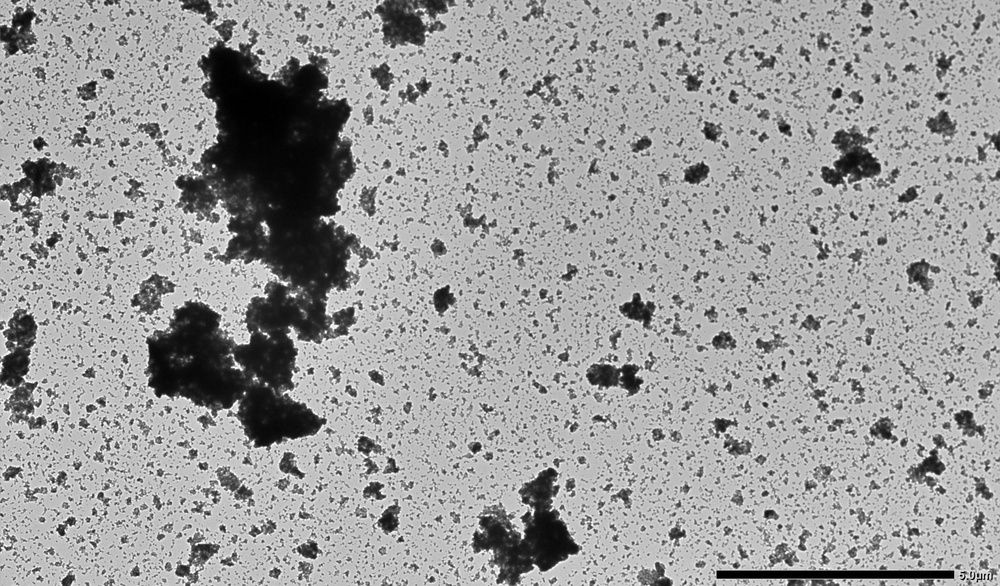
#> input picture p drive .exe auto aggregate counter program/5064-66B_x2000(5).jpg, 1000 x 586 px, shrunk from 5688 x 3336 before the run; its folder holds only this picture in this run
$ python 'TEM auto aggregate measurer 0.1.py'
#> lines starting #> are read from the running program, lines starting #| are printed output that depends on the picture; after the words box and inside, x2 and y2 are one past the last pixel; in counts of white or black regions, pixels touching at a corner belong together
#!/usr/bin/env python
# coding: utf-8

# In[3]:


import pandas as pd
import matplotlib.pyplot as plt
import numpy as np
from matplotlib.backends.backend_pdf import PdfPages
from skimage import io, filters, measure, morphology, util, color
from skimage.measure import find_contours
from pathlib import Path
from scipy.spatial import ConvexHull
from scipy import ndimage as ndi
import os
import json
from skimage.segmentation import clear_border


# In[4]:


while True:
    print("\n" + "="*60)
    print("              TEM BATCH IMAGE PROCESSOR")
    print("="*60)
    print(" Pipeline Configuration Options:")
    print(" [1] Fully Automatic  (Use calculated suggestions for all images)")
    print(" [2] Manual Tweak     (Specify custom thresholds and dynamic offset scaling)")
    print(" [3] Close the program")
    print("="*60)

    while True:
        mode_selection = input("Select processing path (1, 2, or 3): ").strip()
        if mode_selection in ["1", "2", "3"]:
            break
        print("ERROR: Invalid entry! Please enter only the number 1, 2, or 3.")
#> this loop made 4 passes; the answer given on pass 1: 5064-66B_x2000(5).jpg

    if mode_selection == "3":
        print('Are you sure you want to exit?')
        confirm = input('-> press 3 to confirm, press any other key to return to main menu: ')
        if confirm == "3":
            print("\nGood luck with the data analysis. Goodbye!")
            print("\n                   -Jason D. Orlando Ph.D.")
            break # Breaks the master loop and closes the program safely
        else:
            print("\nReturning to main menu...")
            continue  # Skips the rest of the code block and resets right back to the top options

    # Initialize or reset the state variables for this specific run
    override_min_area = None
    override_bridging_factor = 10  # Default baseline
    offset_multiplier = 1.0       # Default baseline (100% of suggestion)

    if mode_selection == "2":
        print("\n--- CUSTOM VARIABLE MANIPULATION ---")

        # Variable 1: Minimum Particle Area
        while True:
            try:
                area_input = input("1. Enter MINIMUM PARTICLE AREA in pixels (e.g., 500): ").strip()
                override_min_area = int(area_input)
                if override_min_area <= 0:
                    print("ERROR: Area must be a positive integer greater than 0.")
                    continue
                break
            except ValueError:
                print("ERROR: Invalid number. Please enter a whole integer.")

        # Variable 2: Aggregate Bridging Factor
        while True:
            try:
                bridge_input = input("2. Enter AGGREGATE BRIDGING FACTOR (Bridges gaps to form one aggregate, default is 10 pixels): ").strip()
                override_bridging_factor = int(bridge_input)
                if override_bridging_factor <= 0:
                    print("ERROR: Bridging factor must be a positive integer greater than 0.")
                    continue
                break
            except ValueError:
                print("ERROR: Invalid number. Please enter a whole integer.")

        # Variable 3: Adaptive Offset Multiplier
        while True:
            try:
                print("\n Tip: If faint aggregates are being ignored, use a lower multiplier.")
                print("         If background noise is being captured as fake particles, use a higher multiplier.")
                mult_input = input("3. Enter ADAPTIVE OFFSET MULTIPLIER (e.g., 0.8 for stricter, 1.2 for looser, 1.0 for default): ").strip()
                offset_multiplier = float(mult_input)
                if offset_multiplier <= 0:
                    print("ERROR: Multiplier must be a positive value greater than 0.")
                    continue
                break
            except ValueError:
                print("ERROR: Invalid factor. Please enter a decimal or whole number.")

    print("\n" + "="*60)
    print(" Settings locked. Scanning folder for TEM images...")
    print("="*60 + "\n")


    folder = Path.cwd()

    default_calibration = {
        '300kx' : 0.0295, '250kx' : 0.0335, '200kx' : 0.0401, '150kx' : 0.0549,
        '120kx' : 0.0685, '100kx' : 0.0809, '80kx' : 0.0989, '60kx' : 0.1334,
        '50kx' : 0.1605, '40kx' : 0.1994,'25kx' : 0.3175, '20kx' : 0.3906,
        '15kx' : 0.5400, '12kx' : 0.6546, '10kx' : 0.7536, '8kx' : 1.0116,
        '8000x' : 1.0116, '6kx' : 1.3018, '6000x' : 1.3018, '5kx' : 1.5958,
        '5000x' : 1.5958, '4kx' : 1.9327, '4000x' : 1.9327, '3kx' : 2.6101,
        '3000x' : 2.6101, '2.5kx' : 3.2502, '2500x' : 3.2502, '2kx' : 4.0504,
        '2000x': 4.0504, '1.5kx': 5.1795, '1500x': 5.1795, '1.2kx': 6.1085,
        '1200x': 6.1085, '1kx': 7.3085, '1000x': 7.3085, '800x': 8.2870,
        '600x': 12.8533, '500x': 17.2118, '400x': 21.8337, '250x': 28.8653,
    }

    def load_calibration(file_path="calibration data/TEM calibration.txt"):
#> called with file_path = 'calibration data/TEM calibration.txt'
        if not os.path.exists(file_path):
            print(f" Warning: '{file_path}' not found! Using hard coded 12-May-2026 calibration")
            return default_calibration
        try:
            with open(file_path, "r") as f:
#> (reads p drive .exe auto aggregate counter program/calibration data/TEM calibration.txt from the repository)
                calibration_dict = json.load(f)
            print(f"Successfully loaded calibration from '{file_path}'")
            return calibration_dict
        except json.JSONDecodeError:
            print(f" Error: '{file_path}' is formatted incorrectly! Using hard coded 12-May-2026 calibration")
            return default_calibration

    # Generate the active conversion dictionary dynamically
    pixel_nm_conversion = load_calibration()


    for active_file in folder.glob("*.jp*g"):

        # --- 3. GEOMETRY SUGGESTION ENGINE ---
        _img_raw = io.imread(active_file)
#> _img_raw is the input picture: shape (586, 1000, 3); min 0, max 255, mean 157
        _img_temp = color.rgb2gray(_img_raw) if _img_raw.ndim == 3 else _img_raw
        _img_temp = util.img_as_float32(_img_temp)
        img_height, img_width = _img_temp.shape

        _test_mask = _img_temp < filters.threshold_otsu(_img_temp)
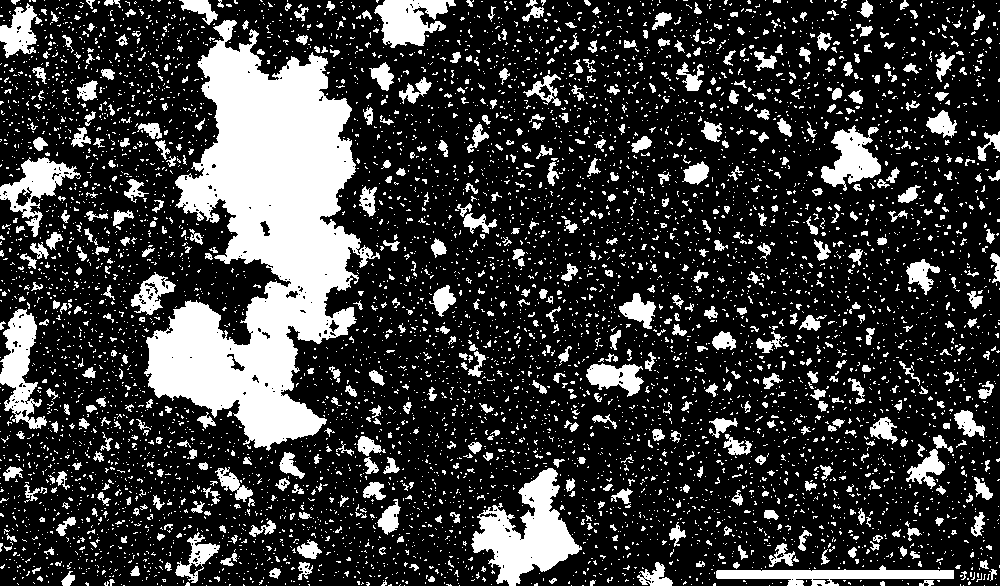
#> _test_mask: shape (586, 1000) bool; 23% white; 6465 white regions (5816 under 20 px), largest, box (x1, y1, x2, y2) and area: (144, 20, 380, 451) 47576, (471, 468, 582, 586) 6011, (0, 309, 47, 429) 2715
        _dist_transform = ndi.distance_transform_edt(_test_mask)
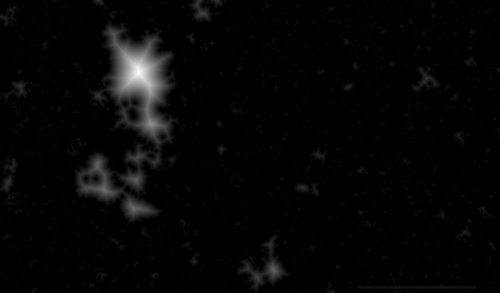
#> _dist_transform: shape (586, 1000) float64 (shown at 1/2 size); min 0, max 60.02, mean 1.3; drawn with min black and max white
        _max_thickness = np.max(_dist_transform)

        _suggested_bg_blur = int(max(img_width, img_height) * 0.10)
        _suggested_block = int(_max_thickness * 4)
        if _suggested_block % 2 == 0: _suggested_block += 1
        _suggested_block = max(21, min(_suggested_block, 151))

        _suggested_offset = round(float(np.std(_img_temp) * 0.12), 3)
        _est_particle_radius = max(3.0, _max_thickness * 0.5)
        _suggested_min_area = int((_est_particle_radius ** 2) * np.pi)
        _suggested_watershed_dist = int(_est_particle_radius * 1.5)

        print("\n" + "="*60)
        print(f"    SUGGESTED BASELINES FOR: {active_file.name}")
        print("="*60)
        print(f" -> background_blur_sigma: {_suggested_bg_blur} px")
#|  -> background_blur_sigma: 100 px
        print(f" -> gaussian_sigma:         1")
        print(f" -> adaptive_block_size:    {_suggested_block} px")
#|  -> adaptive_block_size:    151 px
        print(f" -> adaptive_offset:        {_suggested_offset}")
#|  -> adaptive_offset:        0.027
        print(f" -> min_particle_area:      {_suggested_min_area} px")
#|  -> min_particle_area:      2829 px
        print("="*60 + "\n")

        # =======================# 2. TUNABLE PARAMETERS====================================================
        if mode_selection == "1":         # Fully automatic assignments
            min_particle_area = int(_suggested_min_area)
#> min_particle_area = 2829
            aggregate_bridging_factor = 10
            adaptive_offset = _suggested_offset
#> adaptive_offset = 0.027
        else:
            # User defined assignments
            min_particle_area = override_min_area
            aggregate_bridging_factor = override_bridging_factor
            # Dynamically scale the unique image offset using the user multiplier
            adaptive_offset = round(float(_suggested_offset * offset_multiplier), 3)

        first_pass = 0.4
        # Image smoothing
        gaussian_sigma = 1                                                 # Higher values smooth rough surfaces and blend noise
        background_blur_sigma = _suggested_bg_blur                         # pixel diameer, Must > largest aggregate size, subtracts local background

        # determination of relative brightness for potential particles [otsu would be adaptive_block_size = whole image and adaptive_offset = 0]
        # ******auto variable generating should be very accurate for these******
        adaptive_block_size = int(_suggested_block * 1)                    # Size of local pixel neighborhood to determine relative brightness
#> adaptive_block_size = 151
        if adaptive_block_size % 2 == 0: adaptive_block_size += 1

        # Data Integrity Controls
        exclude_border_particles = True # True removes chopped particles touching image borders
        scale_bar_zone_fraction = 0.03   # Fraction of the bottom screen to erase (0.05 = bottom 5%)

        # ==================================================================================================
        # 3. IMAGE PROCESSING & MEASUREMENT PIPELINE
        # ==================================================================================================
        image_raw = io.imread(active_file)
        if image_raw.ndim == 3:
            image = color.rgb2gray(image_raw)
        else:
            image = image_raw
        image = util.img_as_float32(image)
        img_height, img_width = image.shape
        label_offset = img_height * scale_bar_zone_fraction

        PDF_save_file_name = folder / f"{active_file.stem}_TEM_Aggregate_Count_Report.pdf"
        count_type = 'aggregate'
        xlsx_save_file_name = folder / f"{active_file.stem}_TEM_Aggregate_Count_Report.xlsx"
        pdf_path = PDF_save_file_name
        xlsx_path = xlsx_save_file_name
        steps = ["Loading & Filtering", "Segmenting Particles", "Calculating Metrics", "Generating Report"]

        def get_true_min_feret(region_mask):
            coords = np.argwhere(region_mask)
            if len(coords) < 3:
                return 0.0
            hull = ConvexHull(coords)
            hull_points = coords[hull.vertices]
            min_width = float('inf')
            for angle in np.linspace(0, np.pi, 90):
                rot = np.array([[np.cos(angle), -np.sin(angle)],
                                [np.sin(angle), np.cos(angle)]])
                rotated = hull_points @ rot.T
                width = rotated[:, 0].max() - rotated[:, 0].min()
                if width < min_width:
                    min_width = width
            return min_width

        with PdfPages(pdf_path) as pdf:
            # --- STEP 1: Image Prep & Local Thresholding ---
            print(f'STEP 1 of 4: Image Prep & Local Thresholding  ({active_file.name})')

            # background flattening
            bg_map = filters.gaussian(image, sigma=background_blur_sigma)
            flattened_image = image - bg_map

            # Apply Gaussian smoothing to reduce background grain noise before thresholding
            smoothed_image = filters.gaussian(flattened_image, sigma=gaussian_sigma)

            # Adaptive threshold adapts to local brightness changes across the carbon grid
            local_thresh = filters.threshold_local(smoothed_image, block_size=adaptive_block_size, offset=adaptive_offset)
            binary_mask = smoothed_image < local_thresh

            # Baseline cleaning for visualization
            binary_mask = morphology.remove_small_objects(binary_mask, min_size=50)
            edges = filters.sobel(smoothed_image)

            fig1, axes = plt.subplots(1, 3, figsize=(15, 5))
            axes[0].imshow(image, cmap='gray')
            axes[0].set_title('Original')
            axes[1].imshow(edges, cmap='gray')
            axes[1].set_title('Edges (Sobel)')
            axes[2].imshow(binary_mask, cmap='gray')
            axes[2].set_title('Thresholded (Adaptive Local)')
            for ax in axes:
                ax.axis('off')
            plt.tight_layout()
            pdf.savefig(fig1)
            plt.close(fig1)

            # --- STEP 2: Morphology Operations ---
            print(f'STEP 2 of 4: Morphology Operations  ({active_file.name})')
            binary_filled = ndi.binary_fill_holes(binary_mask)
            binary_clean_first = morphology.remove_small_objects(binary_filled, min_size=first_pass * min_particle_area)
            binary_glued = morphology.binary_closing(binary_clean_first, morphology.disk(aggregate_bridging_factor))
            binary_clean_final = morphology.remove_small_objects(binary_glued, min_size=min_particle_area)

            # Erase scale bar zone and dynamically exclude particles touching the false border
            cutoff_row = int(img_height * (1.0 - scale_bar_zone_fraction))

            if exclude_border_particles:
                # Run clear_border on only the top zone so the cutoff line acts as the bottom edge
                binary_clean_final[:cutoff_row, :] = clear_border(binary_clean_final[:cutoff_row, :])

            # Always ensure the bottom scale bar zone is completely blacked out
            binary_clean_final[cutoff_row:, :] = False
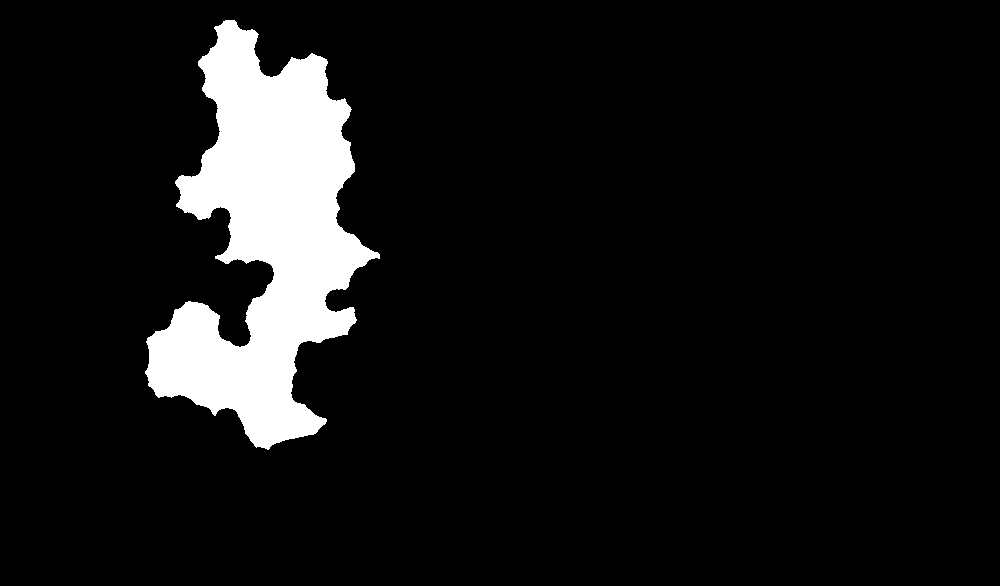
#> binary_clean_final: shape (586, 1000) bool; 8.5% white; 1 white region, box (x1, y1, x2, y2) and area: (145, 20, 380, 450) 49591


            label_image = measure.label(binary_clean_final)

            props = measure.regionprops(label_image)
#> props = 1 regions; box (x1, y1, x2, y2) and area: (145, 20, 380, 450) 49591

            # --- STEP 3: Region Properties Loop ---
            print(f'STEP 3 of 4: Region Properties Loop  ({active_file.name})')
            results = []

            # Parse filename information safely
            try:
                sample_name = active_file.name.split("_")[0]
                mag_name = active_file.name.split('_')[1].split('(')[0].strip('x')
                mag_name = mag_name.split('.')[0]
                mag_name = mag_name + 'x'
            except IndexError:
                sample_name = "Unknown"
                mag_name = "Unknown"

            for region in props:
                y_center, x_center = region.centroid
                if y_center > (img_height * (1.0 - scale_bar_zone_fraction)):
                    continue

                region_coords = np.argwhere(region.image)
                if len(region_coords) < 3:
                    continue

                unique_y = np.unique(region_coords[:, 0])
                unique_x = np.unique(region_coords[:, 1])
                if len(unique_y) < 2 or len(unique_x) < 2:
                    continue

                max_f = region.feret_diameter_max
                min_f = get_true_min_feret(region.image)

                hull = ConvexHull(np.argwhere(region.image))
                p_convex = hull.area

                results.append({
                    'sample': sample_name,
                    'magnification': mag_name,
                    'filename': active_file.name,
                    'type': count_type,
                    'label': region.label,
                    'area': region.area,
                    'convex area': region.area_convex,
                    'convex perimeter': p_convex,
                    'max feret': max_f,
                    'min feret': min_f,
                    'circularity': (4 * np.pi * region.area_convex ) / (p_convex**2),
                    'max feret / min feret': max_f / (min_f if min_f > 0 else 1),
                    'solidity': region.area / region.area_convex
                })
#> this loop made 1 pass
#> (y_center, x_center, max_f, min_f, p_convex) on pass 1: (238.1, 265.1, 432.3, 215.6, 1071.6)
#> after the loop, results = 1 item

            # Check if any particles were detected to avoid empty dataframe crashes
            if len(results) > 0:
                df = pd.DataFrame(results)
#> df = table of 1 rows and 13 columns
                df_rounded = df.round(2)
#> df_rounded = table of 1 rows and 13 columns
            else:
                df_rounded = pd.DataFrame(columns=['label', 'area', 'max feret', 'min feret', 'solidity'])

            # --- STEP 4: Render Plots & Table to PDF ---
            print(f'STEP 4 of 4: Rendering plots & table to PDF ({active_file.name})')

            # PAGE 2: Detection Verification
            fig2, ax = plt.subplots(figsize=(10, 10))
            ax.imshow(image, cmap='gray')
            for region in props:
                if region.area < 500:
                    continue
                y0, x0 = region.centroid
                if y0 > (img_height * (1.0 - scale_bar_zone_fraction)):
                    continue
                lbl = region.label
                d_max = region.feret_diameter_max

                ax.text(x0, y0, f"ID:{lbl}", color='yellow', fontsize=9, fontweight='bold', ha='center')
                ax.text(x0, y0 + label_offset, f"{d_max:.1f}px", color='springgreen', fontsize=8, fontweight='bold', ha='center')

                minr, minc, maxr, maxc = region.bbox
                rect = plt.Rectangle((minc, minr), maxc - minc, maxr - minr, fill=False, edgecolor='darkviolet', linewidth=1)
                ax.add_patch(rect)
#> this loop made 1 pass
#> (y0, x0, lbl, d_max, minr, minc, maxr, maxc) on pass 1: (238.1, 265.1, 1, 432.3, 20, 145, 450, 380)

            ax.set_title("Detection & Measurement Verification")
            plt.axis('off')
            plt.tight_layout()
            pdf.savefig(fig2)
            plt.close(fig2)

            # PAGE 3: Verification Map (With Perimeters)
            color_labels = color.label2rgb(label_image, image=image, bg_label=0)
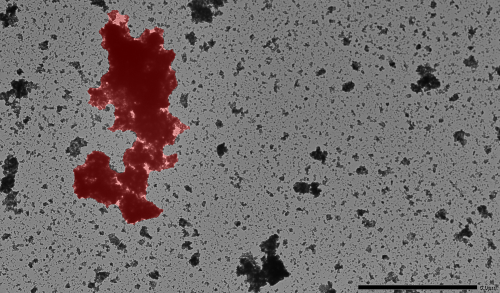
#> color_labels: shape (586, 1000, 3) float64 (shown at 1/2 size); mean R, G, B 0.456, 0.431, 0.431
            fig3, ax = plt.subplots(figsize=(12, 12))
            ax.imshow(color_labels)

            contours = find_contours(binary_clean_final, level=0.5)
#> contours = 1 point arrays, longest 2163 points
            for contour in contours:
                ax.plot(contour[:, 1], contour[:, 0], color='cyan', linewidth=1.5)
#> this loop made 1 pass

            for region in props:
                y0, x0 = region.centroid
                if y0 > (img_height * (1.0 - scale_bar_zone_fraction)):
                    continue
                if region.area < min_particle_area:
                    continue
                ax.text(x0, y0, str(region.label), color='white', fontsize=10, fontweight='bold', ha='center', va='center')
#> this loop made 1 pass
#> (y0, x0) on pass 1: (238.1, 265.1)

            ax.set_title("Verification Map (With Outlined Perimeters)")
            plt.axis('off')
            plt.tight_layout()
            pdf.savefig(fig3)
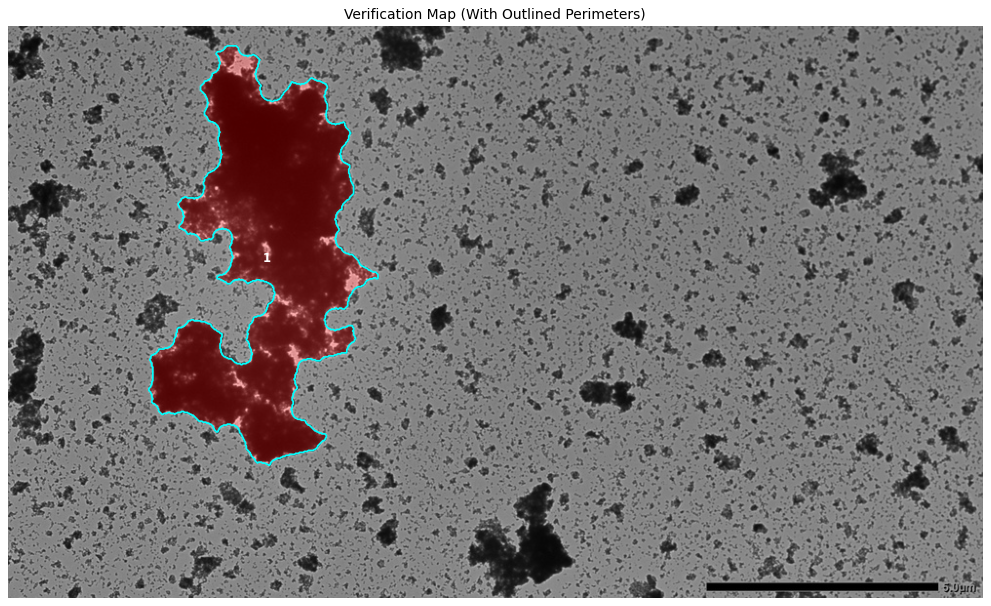
#> figure drawn by matplotlib, 1 panel
#> the answer given: 1
#> the answer given: 1
#> (the run stopped early here; a loop or call above may not have finished)
